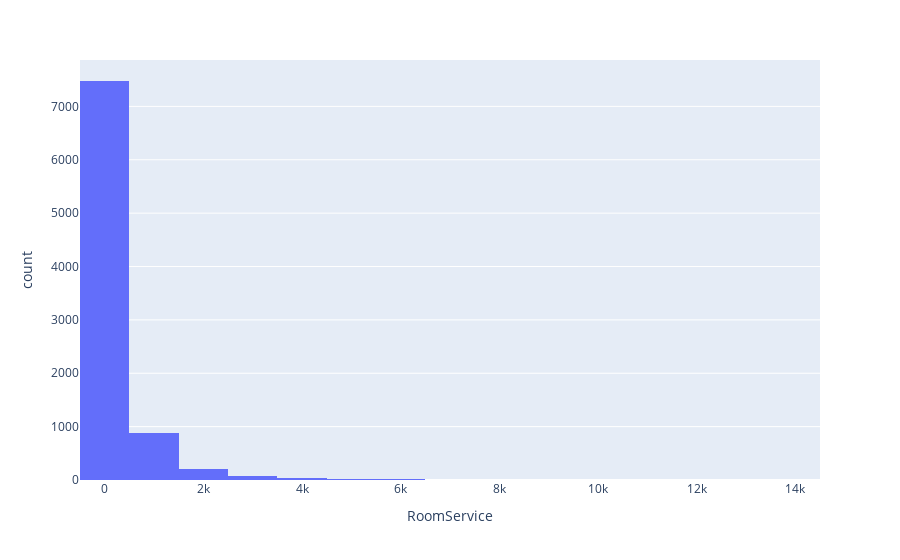

Write notebook code for a chart like this one.
### Code cell
''' Referente as outras colunas continuas como RoomService, FoodCourt, SPA e VRDeck todas seguem uma distribuição muito semelhante conforme mostra gráficos abaixo.'''
fig = px.histogram(train, x="RoomService", nbins=15)
fig.show(renderer="png", width=1600, height=650)

### Figure 1 — Plotly figure (JSON) as saved in the notebook; plotly's stock layout.template omitted (floating-point values rounded to 4 significant figures; data arrays with more than 128 entries replaced by an {"elided": "..."} marker saying what was removed)
{"data": [{"alignmentgroup": "True", "bingroup": "x", "hovertemplate": "RoomService=%{x}<br>count=%{y}<extra></extra>", "legendgroup": "", "marker": {"color": "#636efa", "pattern": {"shape": ""}}, "name": "", "nbinsx": 15, "offsetgroup": "", "orientation": "v", "showlegend": false, "type": "histogram", "x": {"elided": "8693 float values"}, "xaxis": "x", "yaxis": "y"}], "layout": {"barmode": "relative", "legend": {"tracegroupgap": 0}, "margin": {"t": 60}, "xaxis": {"anchor": "y", "domain": [0, 1], "title": {"text": "RoomService"}}, "yaxis": {"anchor": "x", "domain": [0, 1], "title": {"text": "count"}}}}
